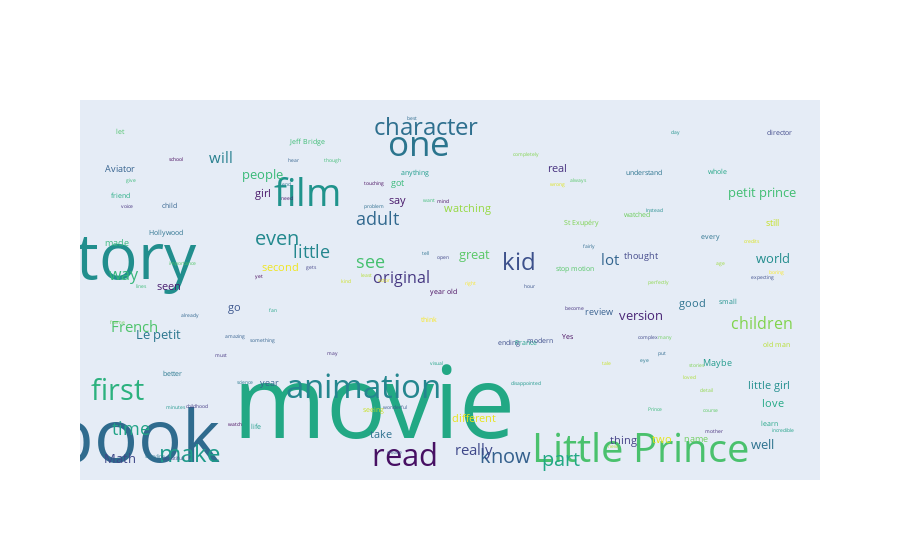

The notebook cell this image was saved under:
### Code cell
neg_comments = '.'.join(df_neg['content'])
iplot(pwc(neg_comments))

### Figure 1 — Plotly figure (JSON) as saved in the notebook; plotly's stock layout.template omitted (floating-point values rounded to 4 significant figures; data arrays with more than 128 entries replaced by an {"elided": "..."} marker saying what was removed)
{"data": [{"hoverinfo": "text", "hovertext": {"elided": "147 str values"}, "mode": "text", "text": {"elided": "147 str values"}, "textfont": {"color": {"elided": "147 str values"}, "size": {"elided": "147 float values"}}, "type": "scatter", "x": {"elided": "147 int values"}, "y": {"elided": "147 int values"}}], "layout": {"xaxis": {"showgrid": false, "showticklabels": false, "zeroline": false}, "yaxis": {"showgrid": false, "showticklabels": false, "zeroline": false}}}
